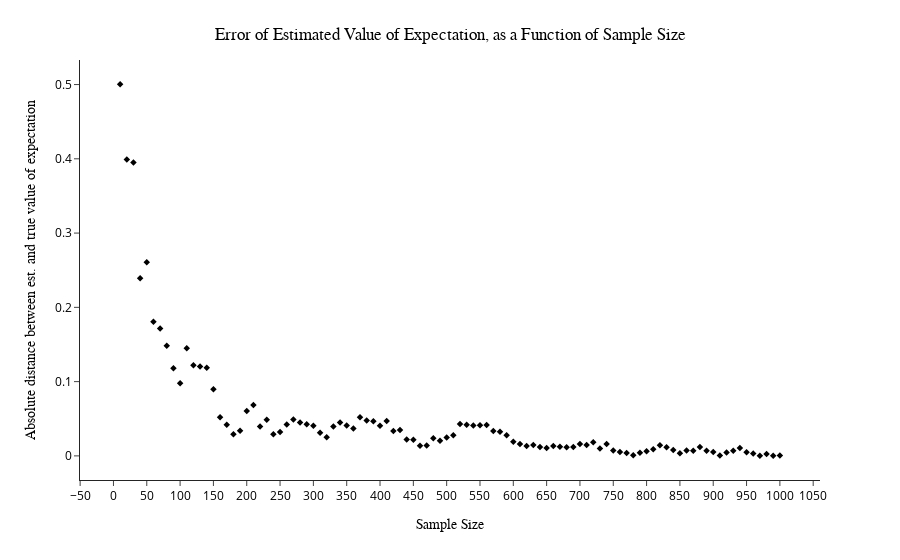
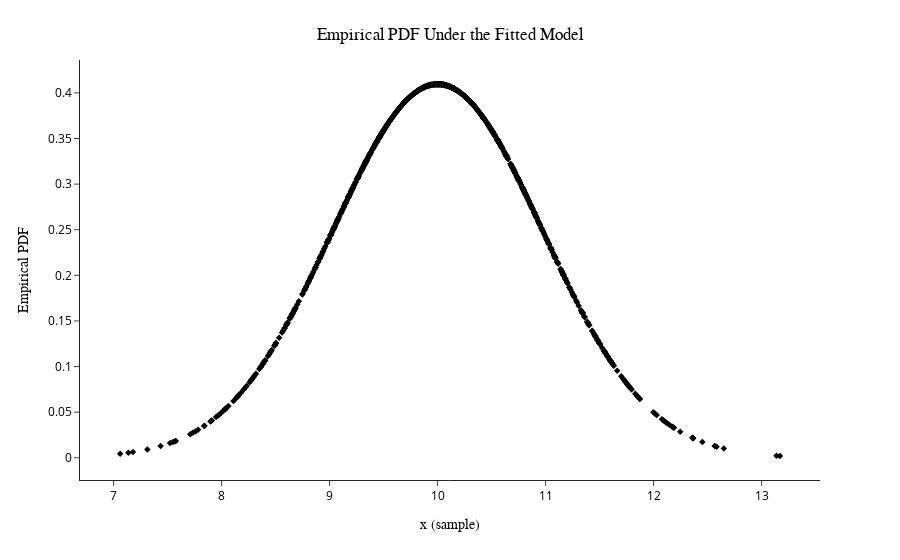

The cell these charts' notebook holds for them, in order:
### Code cell
if __name__ == '__main__':
    np.random.seed(173)
    univariate_gaussian_estimation()
    multivariate_gaussian_estimation()

### Figure 1 — Plotly figure (JSON) as saved in the notebook; plotly's stock layout.template omitted (floating-point values rounded to 4 significant figures)
{"data": [{"hovertemplate": "sample size=%{x}<br>absolute distance=%{y}<extra></extra>", "legendgroup": "", "marker": {"color": "black", "symbol": "diamond", "size": 5}, "mode": "markers", "name": "", "orientation": "v", "showlegend": false, "x": [10, 20, 30, 40, 50, 60, 70, 80, 90, 100, 110, 120, 130, 140, 150, 160, 170, 180, 190, 200, 210, 220, 230, 240, 250, 260, 270, 280, 290, 300, 310, 320, 330, 340, 350, 360, 370, 380, 390, 400, 410, 420, 430, 440, 450, 460, 470, 480, 490, 500, 510, 520, 530, 540, 550, 560, 570, 580, 590, 600, 610, 620, 630, 640, 650, 660, 670, 680, 690, 700, 710, 720, 730, 740, 750, 760, 770, 780, 790, 800, 810, 820, 830, 840, 850, 860, 870, 880, 890, 900, 910, 920, 930, 940, 950, 960, 970, 980, 990, 1000], "xaxis": "x", "y": [0.5006, 0.3992, 0.395, 0.2391, 0.2607, 0.1805, 0.1716, 0.1483, 0.1182, 0.09776, 0.1448, 0.122, 0.1204, 0.1186, 0.0898, 0.05207, 0.04204, 0.02896, 0.03397, 0.06052, 0.06837, 0.03967, 0.04863, 0.02926, 0.0322, 0.04219, 0.04903, 0.04489, 0.04244, 0.04068, 0.03127, 0.02493, 0.03958, 0.04493, 0.04107, 0.03679, 0.05198, 0.04759, 0.04663, 0.04066, 0.047, 0.03354, 0.03472, 0.02198, 0.02177, 0.01369, 0.01402, 0.02371, 0.02036, 0.02491, 0.02764, 0.04305, 0.0419, 0.04104, 0.04139, 0.04155, 0.03364, 0.03252, 0.02771, 0.01904, 0.01584, 0.01329, 0.01452, 0.01209, 0.01078, 0.01329, 0.01242, 0.01151, 0.01192, 0.01613, 0.01474, 0.01823, 0.00997, 0.01586, 0.007235, 0.005145, 0.003971, 0.00087, 0.004305, 0.006237, 0.008774, 0.01433, 0.0115, 0.007788, 0.00347, 0.007092, 0.006817, 0.01192, 0.006981, 0.005282, 0.0006318, 0.004643, 0.006914, 0.01051, 0.00503, 0.003053, 1.537e-05, 0.002485, 7.915e-06, 0.0003485], "yaxis": "y", "type": "scatter"}], "layout": {"xaxis": {"anchor": "y", "domain": [0.0, 1.0], "title": {"text": "Sample Size", "font": {"family": "Times New Roman"}}, "tickmode": "linear", "tick0": 0, "dtick": 50}, "yaxis": {"anchor": "x", "domain": [0.0, 1.0], "title": {"text": "Absolute distance between est. and true value of expectation", "font": {"family": "Times New Roman"}}}, "legend": {"tracegroupgap": 0}, "margin": {"t": 60}, "title": {"font": {"family": "Helvetica", "color": "black"}, "text": "Error of Estimated Value of Expectation, as a Function of Sample Size", "x": 0.5, "y": 0.95}, "font": {"color": "black"}}}

### Figure 2 — Plotly figure (JSON) as saved in the notebook; plotly's stock layout.template omitted (floating-point values rounded to 4 significant figures; data arrays with more than 128 entries replaced by an {"elided": "..."} marker saying what was removed)
{"data": [{"hovertemplate": "sample=%{x}<br>empirical PDF=%{y}<extra></extra>", "legendgroup": "", "marker": {"color": "black", "symbol": "diamond", "size": 5}, "mode": "markers", "name": "", "orientation": "v", "showlegend": false, "x": {"elided": "1000 float values"}, "xaxis": "x", "y": {"elided": "1000 float values"}, "yaxis": "y", "type": "scatter"}], "layout": {"xaxis": {"anchor": "y", "domain": [0.0, 1.0], "title": {"text": "x (sample)", "font": {"family": "Times New Roman"}}}, "yaxis": {"anchor": "x", "domain": [0.0, 1.0], "title": {"text": "Empirical PDF", "font": {"family": "Times New Roman"}}}, "legend": {"tracegroupgap": 0}, "margin": {"t": 60}, "title": {"font": {"family": "Helvetica", "color": "black"}, "text": "Empirical PDF Under the Fitted Model", "x": 0.5, "y": 0.95}, "font": {"color": "black"}}}
